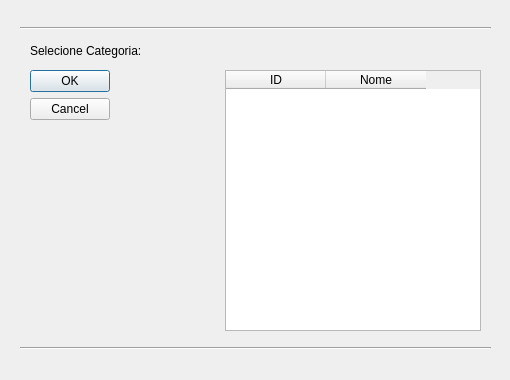
<?xml version="1.0" encoding="UTF-8"?>
<ui version="4.0">
 <class>botaoPesquisaCategoria</class>
 <widget class="QDialog" name="botaoPesquisaCategoria">
  <property name="geometry">
   <rect>
    <x>0</x>
    <y>0</y>
    <width>510</width>
    <height>380</height>
   </rect>
  </property>
  <property name="maximumSize">
   <size>
    <width>510</width>
    <height>380</height>
   </size>
  </property>
  <property name="windowTitle">
   <string>Dialog</string>
  </property>
  <widget class="QLabel" name="label">
   <property name="geometry">
    <rect>
     <x>30</x>
     <y>40</y>
     <width>151</width>
     <height>21</height>
    </rect>
   </property>
   <property name="text">
    <string>Selecione Categoria:</string>
   </property>
  </widget>
  <widget class="Line" name="line">
   <property name="geometry">
    <rect>
     <x>20</x>
     <y>340</y>
     <width>471</width>
     <height>16</height>
    </rect>
   </property>
   <property name="orientation">
    <enum>Qt::Horizontal</enum>
   </property>
  </widget>
  <widget class="Line" name="line_2">
   <property name="geometry">
    <rect>
     <x>20</x>
     <y>20</y>
     <width>471</width>
     <height>16</height>
    </rect>
   </property>
   <property name="orientation">
    <enum>Qt::Horizontal</enum>
   </property>
  </widget>
  <widget class="QWidget" name="layoutWidget">
   <property name="geometry">
    <rect>
     <x>30</x>
     <y>70</y>
     <width>451</width>
     <height>261</height>
    </rect>
   </property>
   <layout class="QHBoxLayout" name="horizontalLayout">
    <item>
     <widget class="QDialogButtonBox" name="buttonBox">
      <property name="orientation">
       <enum>Qt::Vertical</enum>
      </property>
      <property name="standardButtons">
       <set>QDialogButtonBox::Cancel|QDialogButtonBox::Ok</set>
      </property>
     </widget>
    </item>
    <item>
     <spacer name="horizontalSpacer">
      <property name="orientation">
       <enum>Qt::Horizontal</enum>
      </property>
      <property name="sizeHint" stdset="0">
       <size>
        <width>40</width>
        <height>20</height>
       </size>
      </property>
     </spacer>
    </item>
    <item>
     <widget class="QTableWidget" name="tabelaSelecaoCategoria">
      <column>
       <property name="text">
        <string>ID</string>
       </property>
      </column>
      <column>
       <property name="text">
        <string>Nome</string>
       </property>
      </column>
     </widget>
    </item>
   </layout>
  </widget>
 </widget>
 <resources/>
 <connections>
  <connection>
   <sender>buttonBox</sender>
   <signal>accepted()</signal>
   <receiver>botaoPesquisaCategoria</receiver>
   <slot>accept()</slot>
   <hints>
    <hint type="sourcelabel">
     <x>31</x>
     <y>299</y>
    </hint>
    <hint type="destinationlabel">
     <x>157</x>
     <y>274</y>
    </hint>
   </hints>
  </connection>
  <connection>
   <sender>buttonBox</sender>
   <signal>rejected()</signal>
   <receiver>botaoPesquisaCategoria</receiver>
   <slot>reject()</slot>
   <hints>
    <hint type="sourcelabel">
     <x>57</x>
     <y>299</y>
    </hint>
    <hint type="destinationlabel">
     <x>286</x>
     <y>274</y>
    </hint>
   </hints>
  </connection>
 </connections>
</ui>
